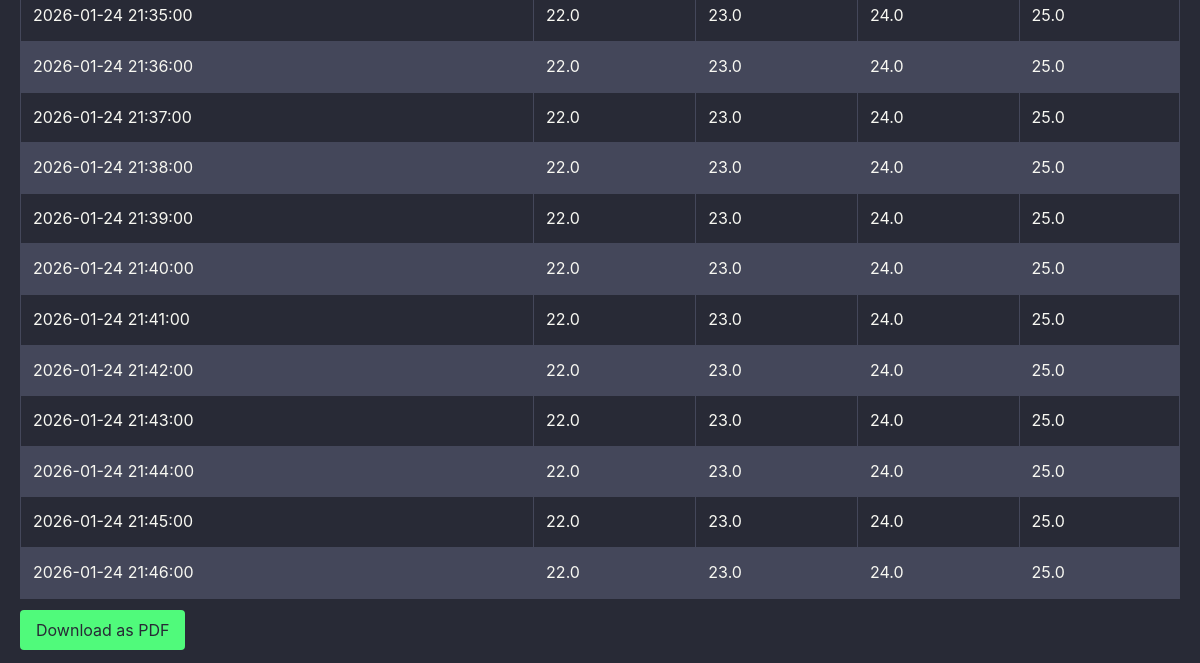
Page /trends/ (lower part) on the earlier database version.
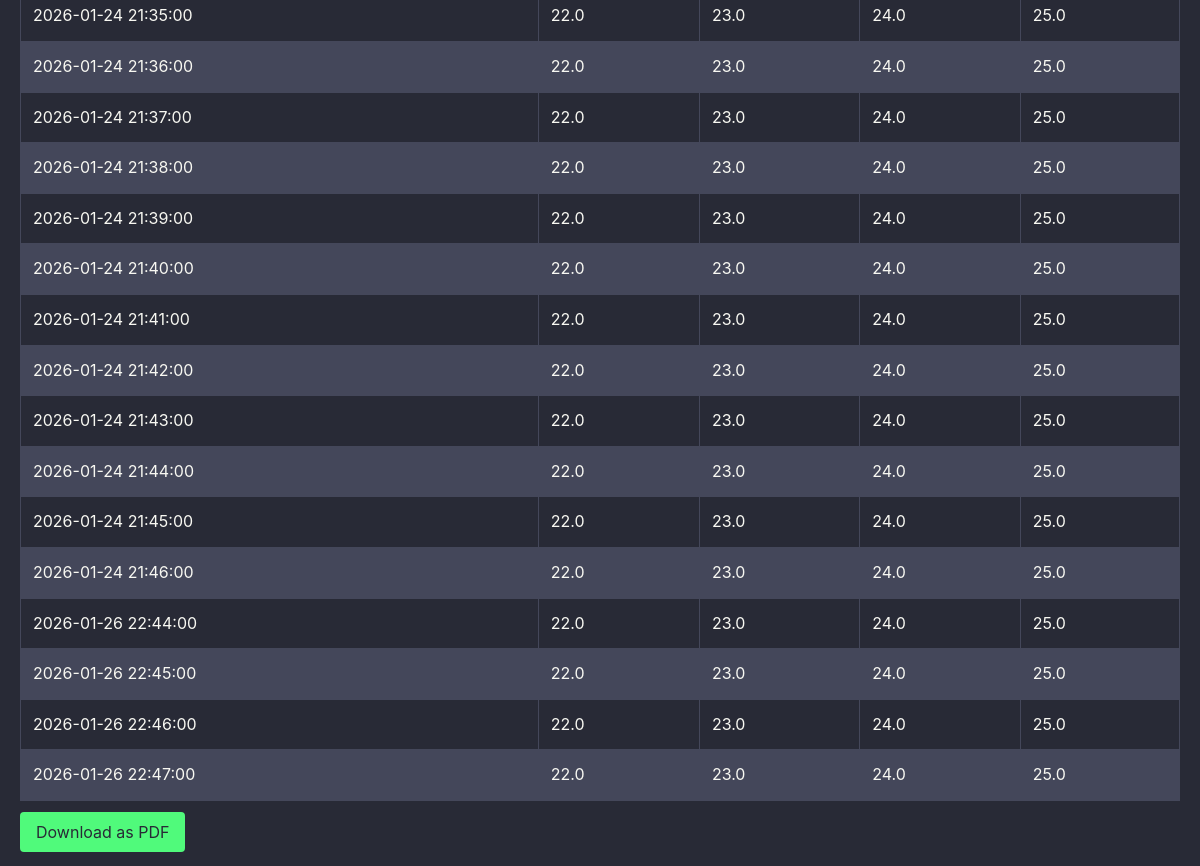
Same page on the later database version.
### vars/models.py (models this page shows, shortened)
class Trends(models.Model):
    id_var = models.IntegerField(null=True, blank=True)
    value = models.FloatField()
    timestamp = models.DateTimeField()
    class Meta:
        indexes = [
            models.Index(fields=['timestamp']),
            models.Index(fields=['id_var']),
        ]

### vars/views.py (the view, shortened to what this page needs)
# urls.py: path('trends/', views.trends, name='trends'),
def trends(request):
    date_str = request.GET.get('start_date')
    trends = convert_buffer(Trends.objects.all())
    buffer = []
    for trend in trends:
        buffer.append(trend)
    context = {
        'trends': trends,
        'selected_date': date_str,
        'has_data': len(trends) > 0  # флаг наличия данных
    }
    template = loader.get_template('vars/trends.html')
    return HttpResponse(template.render(context, request))

### vars/convert.py (called while the page is built)
def get_bucket(dt):
    return dt.replace(second=0, microsecond=0)  # группировка по минутам

### vars/templates/vars/trends.html (shortened to what this page needs)
{% extends "base.html" %}
{% load static %}
{% block content %}
<link rel="stylesheet" href="{% static 'vars/css/dracula.css' %}">
    {% if has_data %}
        <table class="trends-table">
        <tbody>
            {% for trend in trends %}
            <tr>
            <td>{{ trend.0 }}</td>
            <td>{{ trend.1 }}</td>
            <td>{{ trend.2 }}</td>
            <td>{{ trend.3 }}</td>
            <td>{{ trend.4 }}</td>
            </tr>
            {% endfor %}
        </tbody>
        </table>
        <a
            class="btn btn-primary"
            href="{% url 'trends_pdf' %}?start_date={{ selected_date }}"
            target="_blank"
        >
            Download as PDF
        </a>
    {% else %}
        <div class="no-data">
            <p>Нет данный за выбранный период</p>
        </div>
    {% endif %}
{% endblock %}

Differences in the rows shown:
added Trends: value "22.0"
added Trends: value "23.0"
added Trends: value "24.0"
added Trends: value "25.0"
added Trends: value "22.0"
added Trends: value "23.0"
added Trends: value "24.0"
added Trends: value "25.0"
added Trends: value "22.0"
added Trends: value "23.0"
added Trends: value "24.0"
added Trends: value "25.0"
added Trends: value "22.0"
added Trends: value "23.0"
added Trends: value "24.0"
added Trends: value "25.0"
Other differences:
new list line: "2026-01-26 22:44:00"
new list line: "2026-01-26 22:45:00"
new list line: "2026-01-26 22:46:00"
new list line: "2026-01-26 22:47:00"
